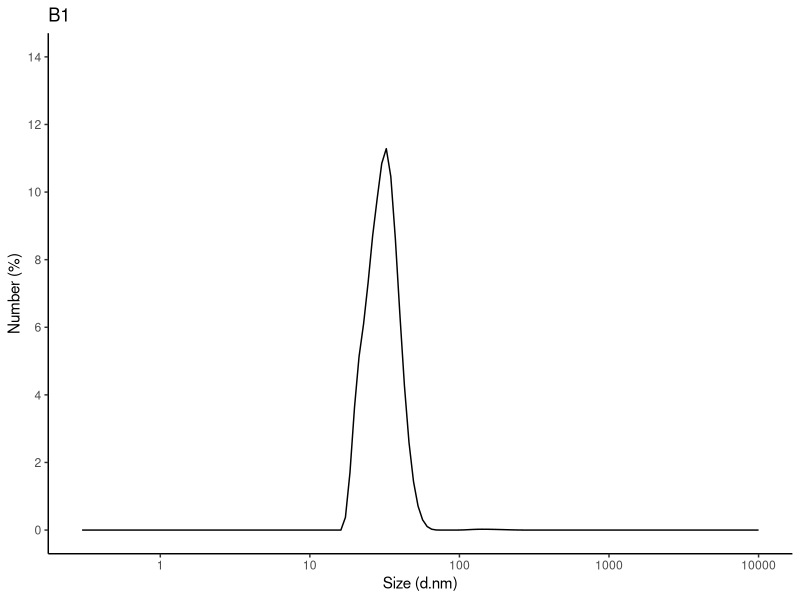
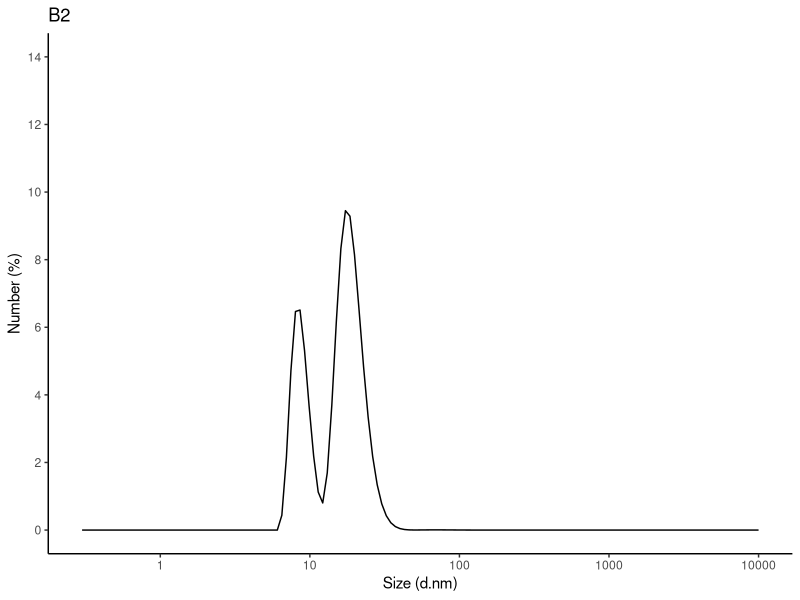
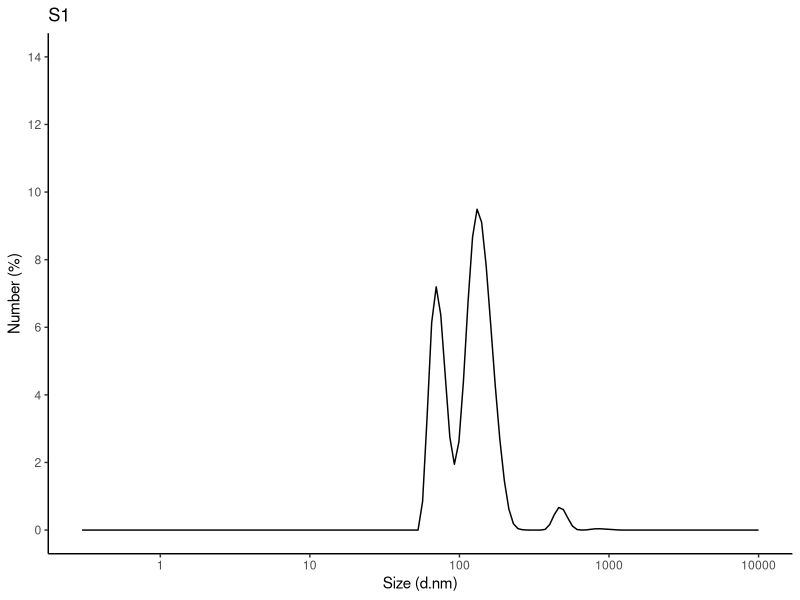
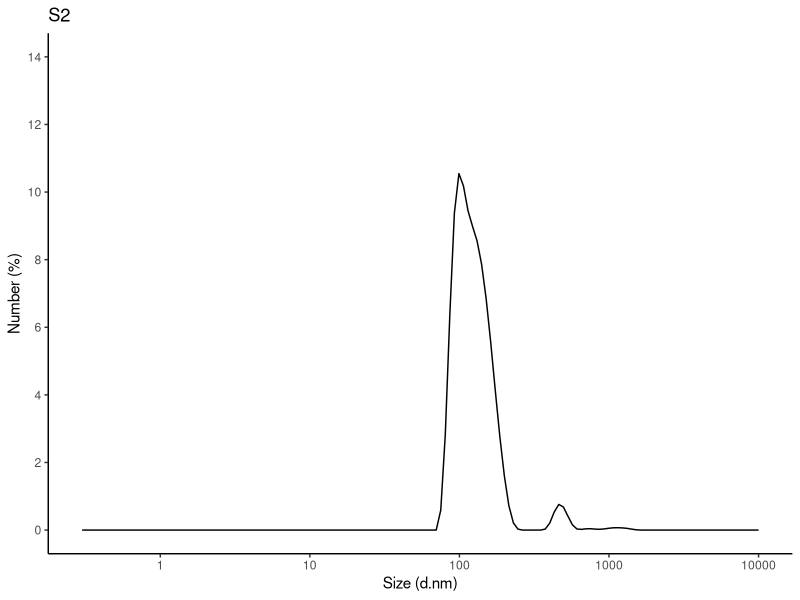
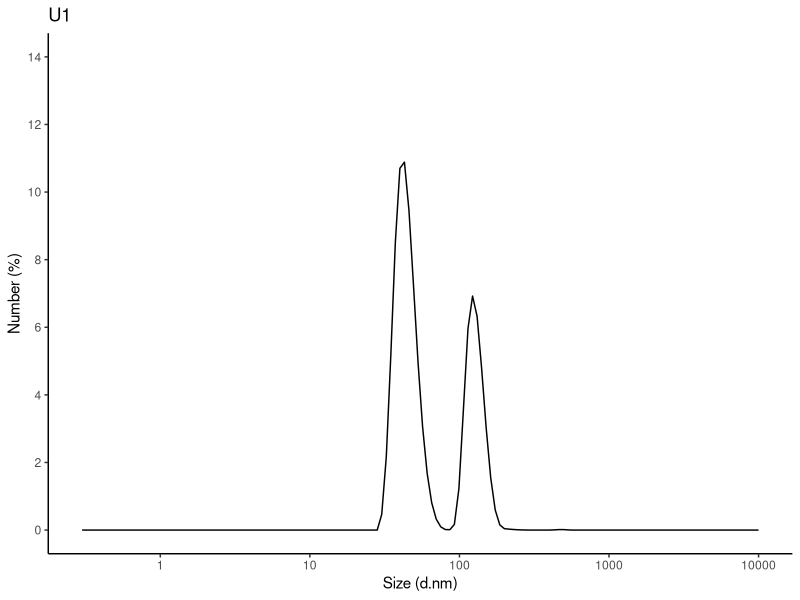
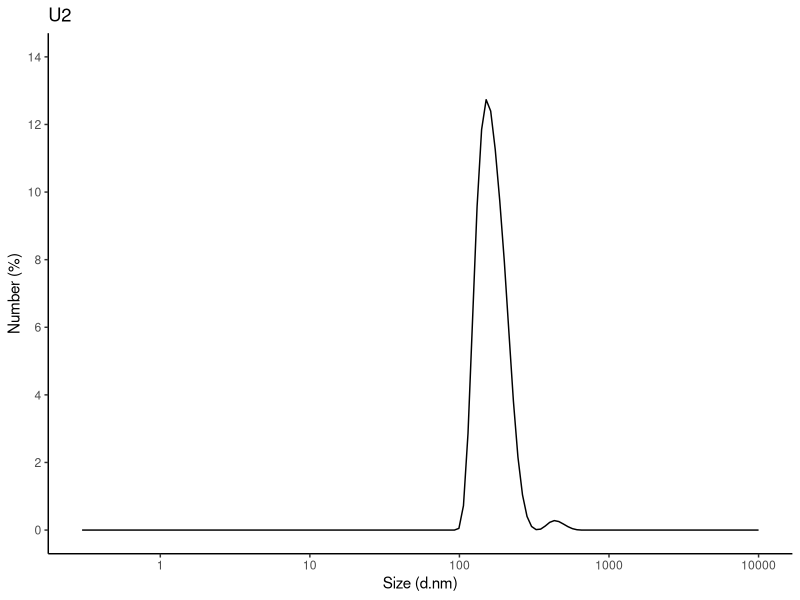
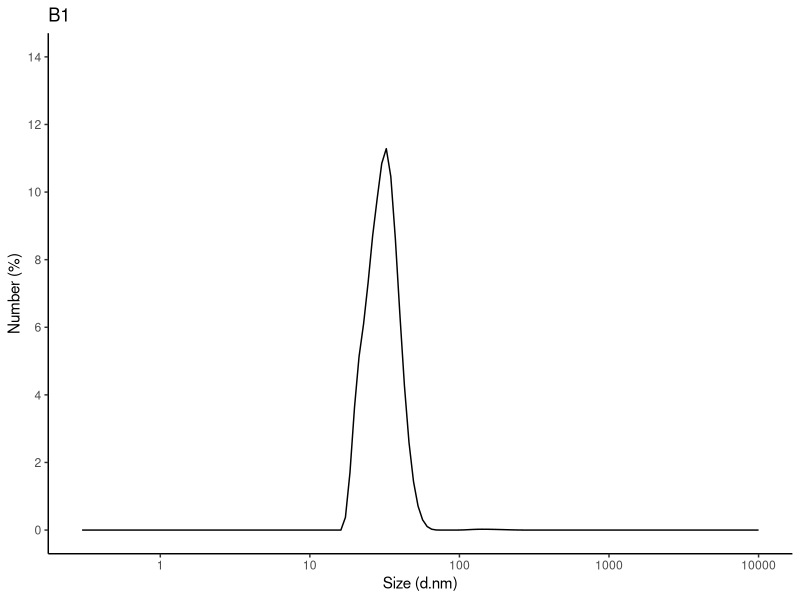
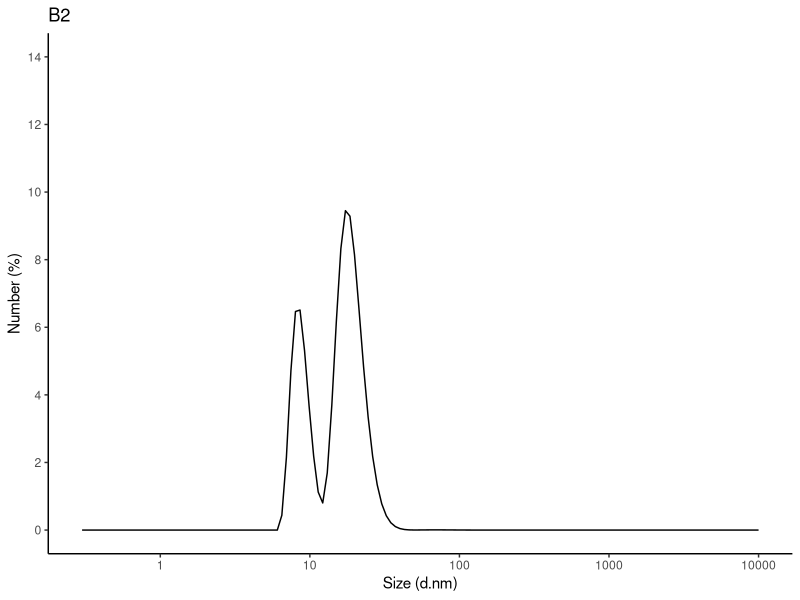

Recreate these plots in R, in order.
################################################################################
############################     DLS Analysis     ##############################
################################################################################

# Libraries required:
library(here)
library(dplyr)
library(tidyr)
library(ggplot2)
library(svglite)

# Create outputs directory
dir.create(here('outputs'))

# Create directory for files output
dir.create(here('outputs', '01_DLS-data'))

# Data input: DLS analysis output, in long format
data <- read.delim(here('data', 'DSV_analysis_input.txt'))

# Create unique IDs for each sample
id <- paste(1:150, "id", sep = "_")
data$id <- rep(id, nrow(data)/150)

# Remove patients 3 and 4
data <- data %>%
  filter(! Patient %in% c("U3", "U4", "S3", "S4", "B3", "B4"))

# Summarize (mean) Number of particles and Size of the particles
data.summarized <- data %>%
  group_by(Patient, id) %>%
  summarise(mean_number = mean(Number),
            mean_size = mean(Size))

# Plot the graphs
for (i in levels(factor(data.summarized$Patient))) {
  file_name <- paste(i, ".svg", sep = "")
  gg <- data.summarized %>%
    filter(Patient == i) %>%
    ggplot(., aes(x = mean_size, y = mean_number, group = 1))+
    geom_line()+
    scale_x_log10() +
    theme_classic() +
    labs(title = i,
         x = "Size (d.nm)",
         y = "Number (%)") +
    scale_y_continuous(breaks=seq(0,14,by=2), limits = c(0,14))
  print(gg)
  ggsave(filename = here('outputs', '01_DLS-data', file_name))
}

# Save summarized DLS data
save(data.summarized, file = here("outputs", "01_DLS-data", "01_DLS-data_summarized.RData"))
